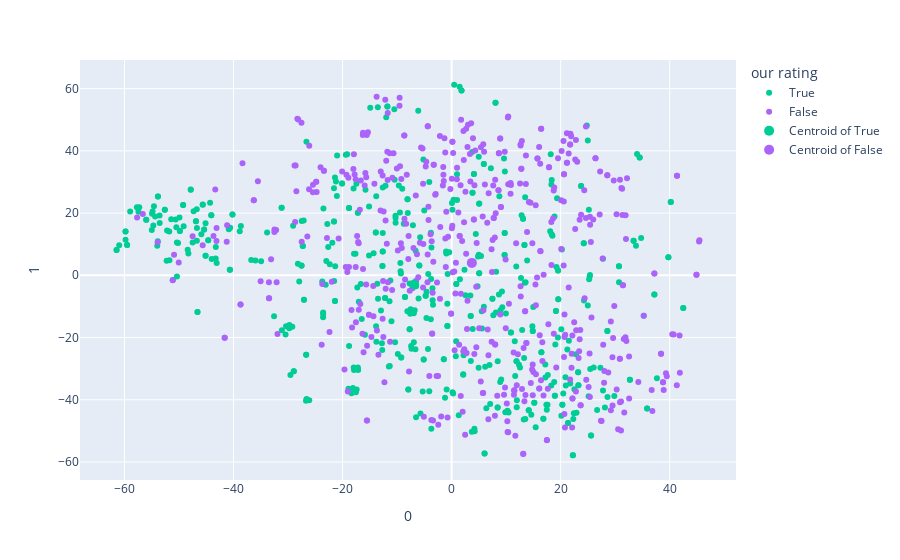

This figure's notebook cell:
### Code cell
from Fonction.visualisation import *

myTSNE_2d_3d(X_train,y_train,True,True)

### Figure 1 — Plotly figure (JSON) as saved in the notebook; plotly's stock layout.template omitted (floating-point values rounded to 4 significant figures; data arrays with more than 128 entries replaced by an {"elided": "..."} marker saying what was removed)
{"data": [{"hovertemplate": "our rating=True<br>0=%{x}<br>1=%{y}<extra></extra>", "legendgroup": "True", "marker": {"color": "#00cc96", "symbol": "circle"}, "mode": "markers", "name": "True", "orientation": "v", "showlegend": true, "type": "scatter", "x": {"elided": "500 float values"}, "xaxis": "x", "y": {"elided": "500 float values"}, "yaxis": "y"}, {"hovertemplate": "our rating=False<br>0=%{x}<br>1=%{y}<extra></extra>", "legendgroup": "False", "marker": {"color": "#ab63fa", "symbol": "circle"}, "mode": "markers", "name": "False", "orientation": "v", "showlegend": true, "type": "scatter", "x": {"elided": "500 float values"}, "xaxis": "x", "y": {"elided": "500 float values"}, "yaxis": "y"}, {"marker": {"size": 10}, "mode": "markers", "name": "Centroid of True", "type": "scatter", "x": [-6.866], "y": [-2.945]}, {"marker": {"size": 10}, "mode": "markers", "name": "Centroid of False", "type": "scatter", "x": [3.712], "y": [3.981]}], "layout": {"legend": {"title": {"text": "our rating"}, "tracegroupgap": 0}, "margin": {"t": 60}, "xaxis": {"anchor": "y", "domain": [0, 1], "title": {"text": "0"}}, "yaxis": {"anchor": "x", "domain": [0, 1], "title": {"text": "1"}}}}
